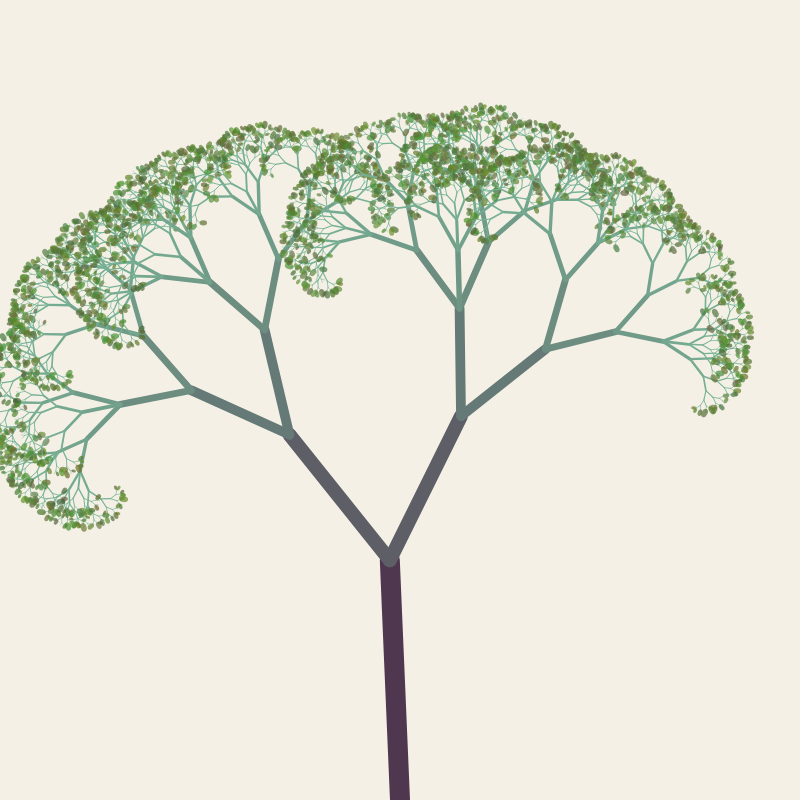
Frame 1 (no input)
Frame 60 (no input): identical to frame 1, image omitted
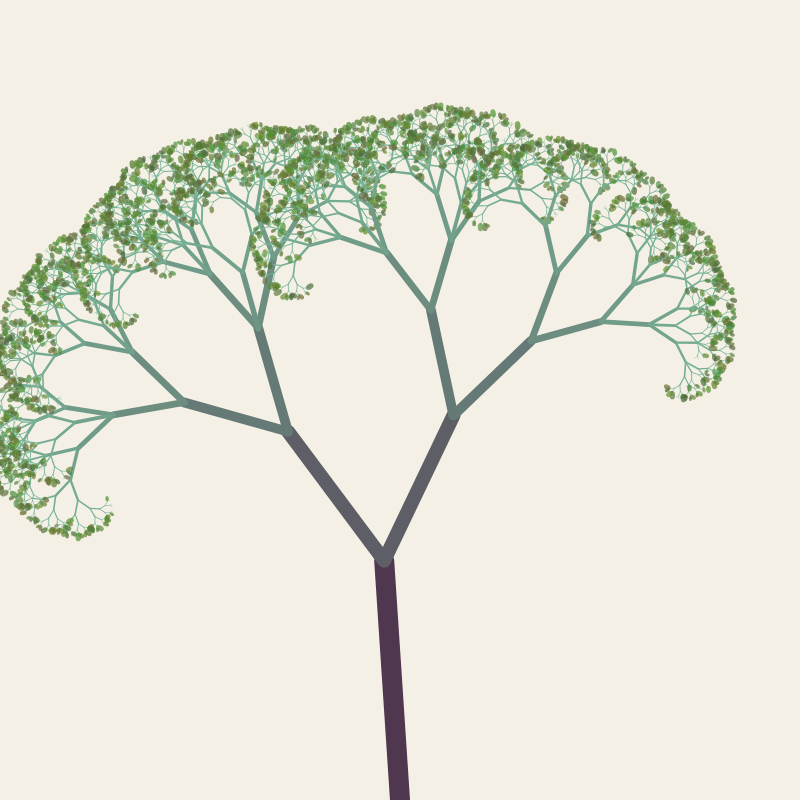
Frame 120 (the mouse pressed at the canvas centre since frame 60)

The p5.js sketch that drew these frames (run headless with seeded random() and noise() and a simulated clock; from frame 60 on, the mouse is pressed at the canvas centre):

// p5.js sketch
// ── sketch.js
let seed;

function setup() {
  createCanvas(800, 800);
  seed = random(1000);
  drawTree();
}

function draw() {
  // No continuous drawing
}

function mousePressed() {
  seed = random(1000);
  drawTree();
}

function drawTree() {
  background(245, 240, 230);
  randomSeed(seed);
  noiseSeed(seed);
  
  // Start drawing from bottom center
  translate(width / 2, height);
  
  // Draw trunk
  let trunkLength = height * 0.3;
  let trunkThickness = 20;
  
  stroke(80, 55, 35);
  strokeWeight(trunkThickness);
  
  // Draw the tree recursively
  branch(trunkLength, trunkThickness, 0, 1);
}

function branch(len, thickness, angle, depth) {
  // Apply some Perlin noise to the angle
  let noiseVal = noise(len * 0.01, depth * 0.1, seed * 0.1);
  let curveAngle = map(noiseVal, 0, 1, -0.2, 0.2);
  
  // Draw current branch
  push();
  rotate(angle + curveAngle);
  
  // Change color based on depth - darker for trunk, lighter for branches
  let brown = map(thickness, 1, 20, 150, 80);
  let green = map(thickness, 1, 20, 180, 55);
  let red = map(thickness, 1, 20, 120, 80);
  stroke(red, green, brown);
  
  // Draw line with thickness based on branch size
  strokeWeight(thickness);
  line(0, 0, 0, -len);
  
  // Move to the end of the branch
  translate(0, -len);
  
  // If the branch is still big enough, create two new branches
  if (len > 4) {
    // Reduce size for the next branches
    let newLength = len * 0.67;
    let newThickness = thickness * 0.7;
    
    // Random angles with Perlin noise influence
    let leftAngle = -PI / 6 + (noise(len, depth, seed) - 0.5) * 0.5;
    let rightAngle = PI / 6 + (noise(len + 1, depth, seed + 1) - 0.5) * 0.5;
    
    // Create branches recursively
    branch(newLength, newThickness, leftAngle, depth + 1);
    branch(newLength, newThickness, rightAngle, depth + 1);
    
    // 30% chance to add a middle branch for more organic look
    if (random() < 0.3 && thickness > 2) {
      let middleAngle = (noise(len + 2, depth, seed + 2) - 0.5) * 0.3;
      branch(newLength * 0.8, newThickness * 0.8, middleAngle, depth + 1);
    }
  } else {
    // Draw leaves at the end of small branches
    if (random() < 0.7) {
      let leafSize = random(3, 6);
      noStroke();
      fill(70 + random(40), 100 + random(50), 40 + random(30), 180);
      ellipse(0, 0, leafSize, leafSize * 1.5);
    }
  }
  
  pop();
}
// ── style.css
html, body {
  margin: 0;
  padding: 0;
  display: flex;
  justify-content: center;
  align-items: center;
  height: 100vh;
  background-color: #f0f0f0;
}

canvas {
  display: block;
  border: 1px solid #ccc;
  box-shadow: 0 0 10px rgba(0, 0, 0, 0.1);
}
